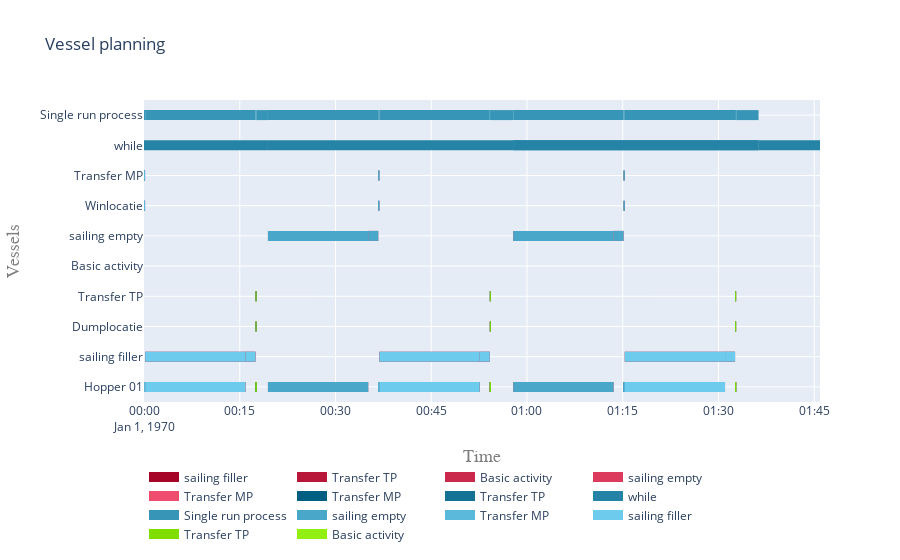

Notebook source saved alongside this figure:
### Code cell
objects = [hopper, from_site, to_site, while_activity, activity]
objects.extend(single_run)
plot.vessel_planning(objects)
